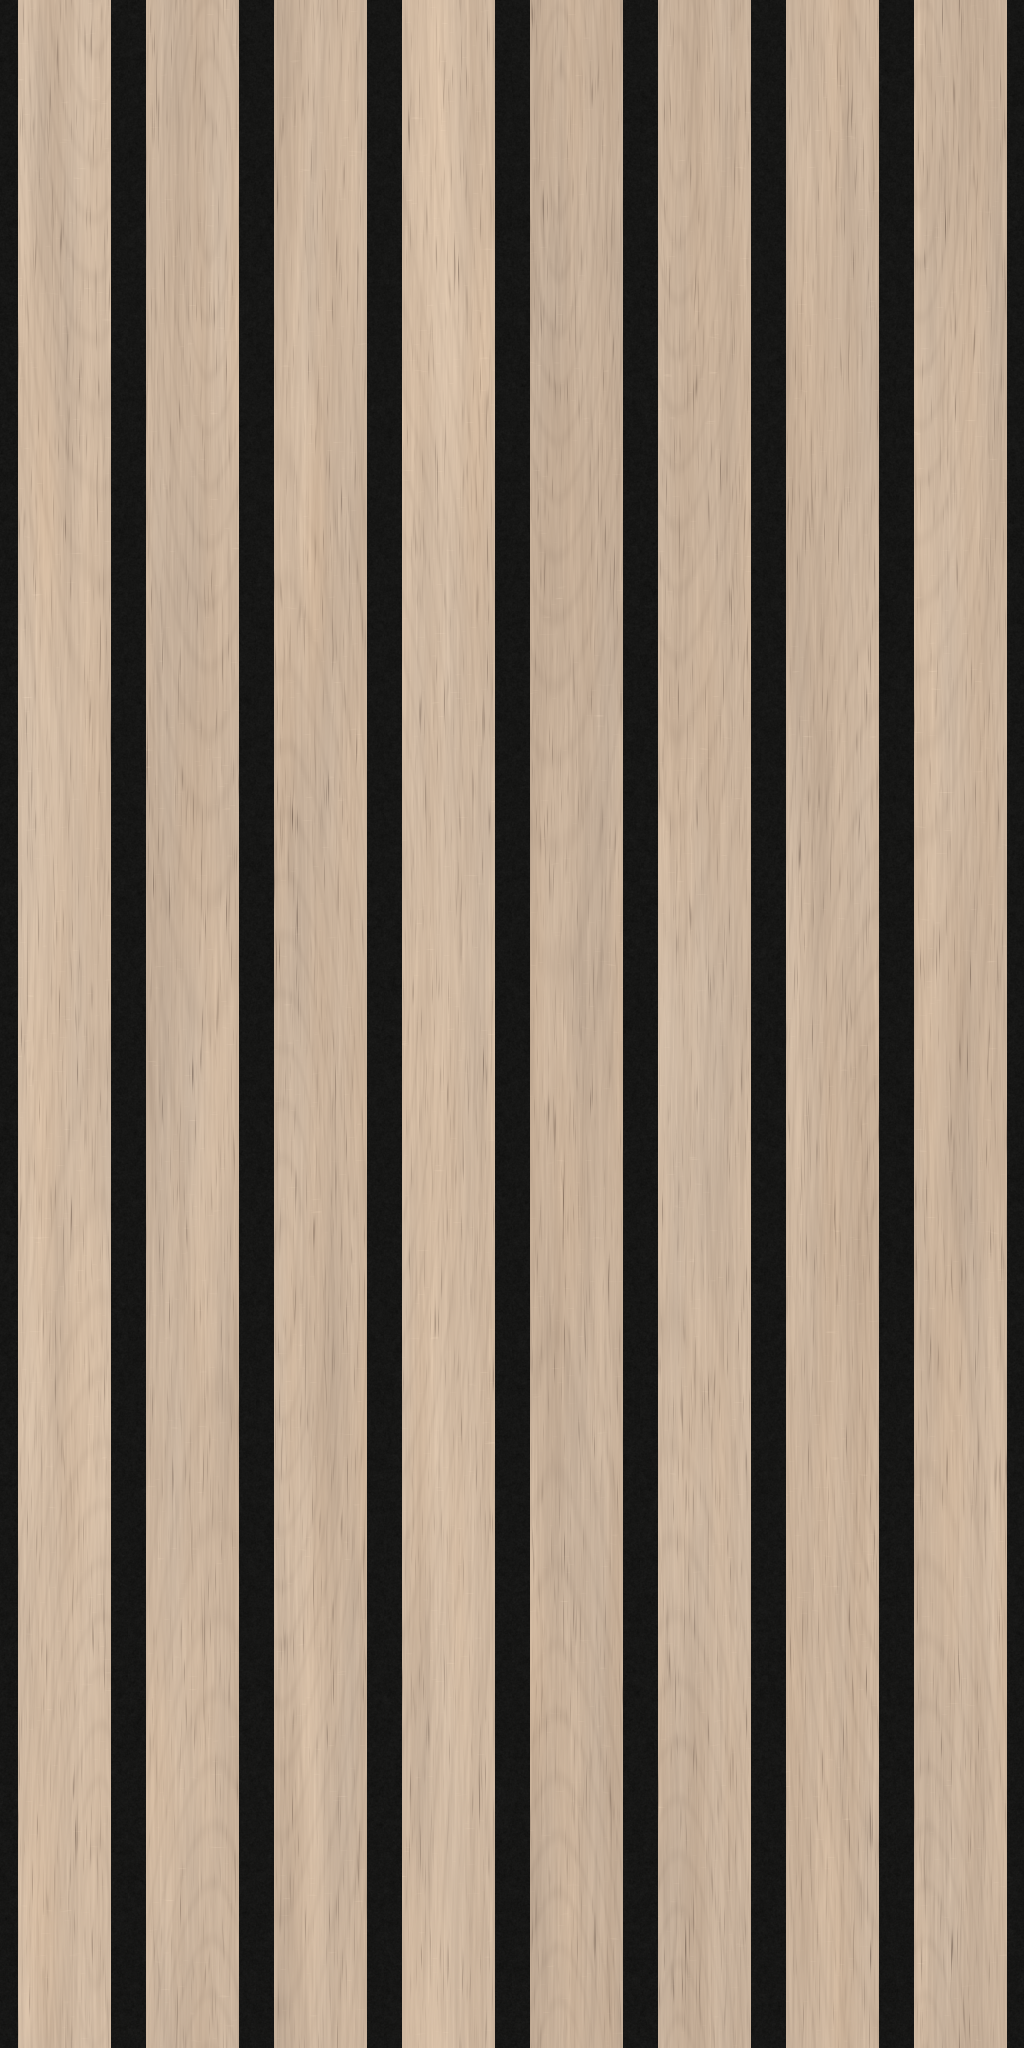

Write the Python code that produced this figure.
from pathlib import Path
import json
import numpy as np
from PIL import Image, ImageDraw
from scipy.ndimage import gaussian_filter

ROOT = Path(__file__).resolve().parent
W, H = 1024, 2048
SLATS = 8
FACE, GAP = 1.06, 0.41
PITCH = FACE + GAP
RW, RH = SLATS * PITCH, SLATS * PITCH * 2
rng = np.random.default_rng(81927)


def noise(shape, sy, sx):
    a = gaussian_filter(rng.standard_normal(shape), (sy, sx), mode='wrap')
    return a / max(a.std(), 1e-9)


# Sample only an interior top face; side faces and cast shadows would bias the oak dark.
photo = Image.open(ROOT / 'main.jpg').convert('RGB')
mask = Image.new('L', photo.size)
ImageDraw.Draw(mask).polygon([(565, 580), (1580, 296), (1580, 348), (630, 626)], fill=255)
samples = np.asarray(photo)[np.asarray(mask) > 0]
oak = np.median(samples, axis=0)
color = np.empty((H, W, 3), dtype=np.float64)
height = np.empty((H, W), dtype=np.float64)
y = np.arange(H)[:, None] / H
sw = W // SLATS
x = np.arange(sw)[None, :] / sw * PITCH
edge_distance = FACE / 2 - np.abs(x - PITCH / 2)
face = edge_distance >= 0
# A tiny eased edge retains the specified square-cut profile.
t = np.clip(edge_distance / 0.012, 0, 1)
profile = t * t * (3 - 2 * t)

for s in range(SLATS):
    shape = (H, sw)
    phase = rng.uniform(0, 2 * np.pi)
    warp = (0.045 * np.sin(2 * np.pi * y + phase)
            + 0.018 * np.sin(4 * np.pi * y + phase * 1.3)
            + 0.012 * noise(shape, 100, 12))
    u = x + warp
    broad = noise(shape, 140, 8)
    fiber = noise(shape, 22, 0.65)
    fine = noise(shape, 5, 0.45)
    growth = np.sin(u * rng.uniform(70, 100) + 1.4 * np.sin(2 * np.pi * y + phase))
    pores = np.maximum(0, noise(shape, 12, 0.5) - 0.8) ** 1.5
    annual = np.maximum(0, growth - 0.35) ** 3
    # Oak medullary rays are subtle broken transverse flecks.
    rays = np.maximum(0, noise(shape, 0.6, 3.2) - 2.0)
    center = rng.uniform(-0.3, 1.4)
    ring_radius = np.sqrt(((x - center) * 1.3 + warp) ** 2
                          + (1.65 * np.sin(np.pi * (y - phase))) ** 2 + 0.04)
    rings = np.maximum(0, np.sin(52 * ring_radius + 0.3 * broad) - 0.25) ** 2
    grain = broad * 3.5 + fiber * 2.7 + fine * 0.8 - pores * 10 - annual * 5 - rings * 9 + rays * 4
    tone = rng.normal(0, 3.2)
    wood = oak[None, None, :] + (grain + tone)[..., None] * np.array([1.0, 0.96, 0.86])
    wood += noise(shape, 90, 7)[..., None] * np.array([0.9, 0.15, -0.6])
    felt_noise = noise(shape, 0.6, 0.6) * 1.5 + noise(shape, 2, 2) * 0.8
    felt = np.array([22., 22., 21.])[None, None, :] + felt_noise[..., None]
    color[:, s * sw:(s + 1) * sw] = np.where(face[..., None], wood, felt)
    micro = (fiber * 0.00016 - pores * 0.00032 + fine * 0.00006)
    height[:, s * sw:(s + 1) * sw] = profile * (0.51 + micro) + (~face) * felt_noise * 0.00012

# Physical derivatives keep the normals consistent with the inch-scaled color map.
dx = (np.roll(height, -1, 1) - np.roll(height, 1, 1)) / (2 * RW / W)
dy = (np.roll(height, -1, 0) - np.roll(height, 1, 0)) / (2 * RH / H)
normals = np.stack((-dx, dy, np.ones_like(dx)), axis=-1)
normals /= np.linalg.norm(normals, axis=-1, keepdims=True)
color8 = np.uint8(np.clip(np.rint(color), 0, 255))
normal8 = np.uint8(np.clip(np.rint((normals + 1) * 127.5), 0, 255))
Image.fromarray(color8).save(ROOT / 'texture.png')
Image.fromarray(normal8).save(ROOT / 'normal.png')
note = ('Manufacturer spec sheet overrides photo estimates: 8 square-cut 1.06 in solid oak slats per panel, 0.41 in black PET felt gaps, 1.47 in pitch, 0.51 in slat thickness over 9 mm felt, and 0.87 in total depth with three coats of low-satin polyurethane. '
        'Tile covers 8 pitches by 23.52 in (11.76 in wide, preserving the specified face/gap sizes despite the separately listed 11.81 in installed panel width); oak tones are sampled from the main listing photo, with procedural wrapping grain and black felt.')
(ROOT / 'texture.json').write_text(json.dumps(dict(repeatWidthIn=round(RW, 4), repeatHeightIn=round(RH, 4), depthIn=0.87, note=note), indent=2) + '\n')

light = np.array([-0.45, 0.6, 0.66]); light /= np.linalg.norm(light)
shade = 0.32 + 0.68 * np.maximum(0, normals @ light)
linear = (color8 / 255.) ** 2.2
shaded = np.uint8(np.clip((linear * shade[..., None]) ** (1 / 2.2) * 255, 0, 255))
left = Image.fromarray(color8).resize((256, 512), Image.Resampling.LANCZOS)
right = Image.fromarray(shaded).resize((256, 512), Image.Resampling.LANCZOS)
preview = Image.new('RGB', (1536, 1536))
for j in range(3):
    for i in range(3):
        preview.paste(left, (i * 256, j * 512))
        preview.paste(right, (768 + i * 256, j * 512))
preview.save(ROOT / 'preview.png')
print(f'Built {W} × {H}: {RW:.2f} × {RH:.2f} in, {SLATS} slats; sampled oak RGB {oak.tolist()}')
print('Periodic boundary mean color steps:', np.abs(color[:, 0] - color[:, -1]).mean(), np.abs(color[0] - color[-1]).mean())
